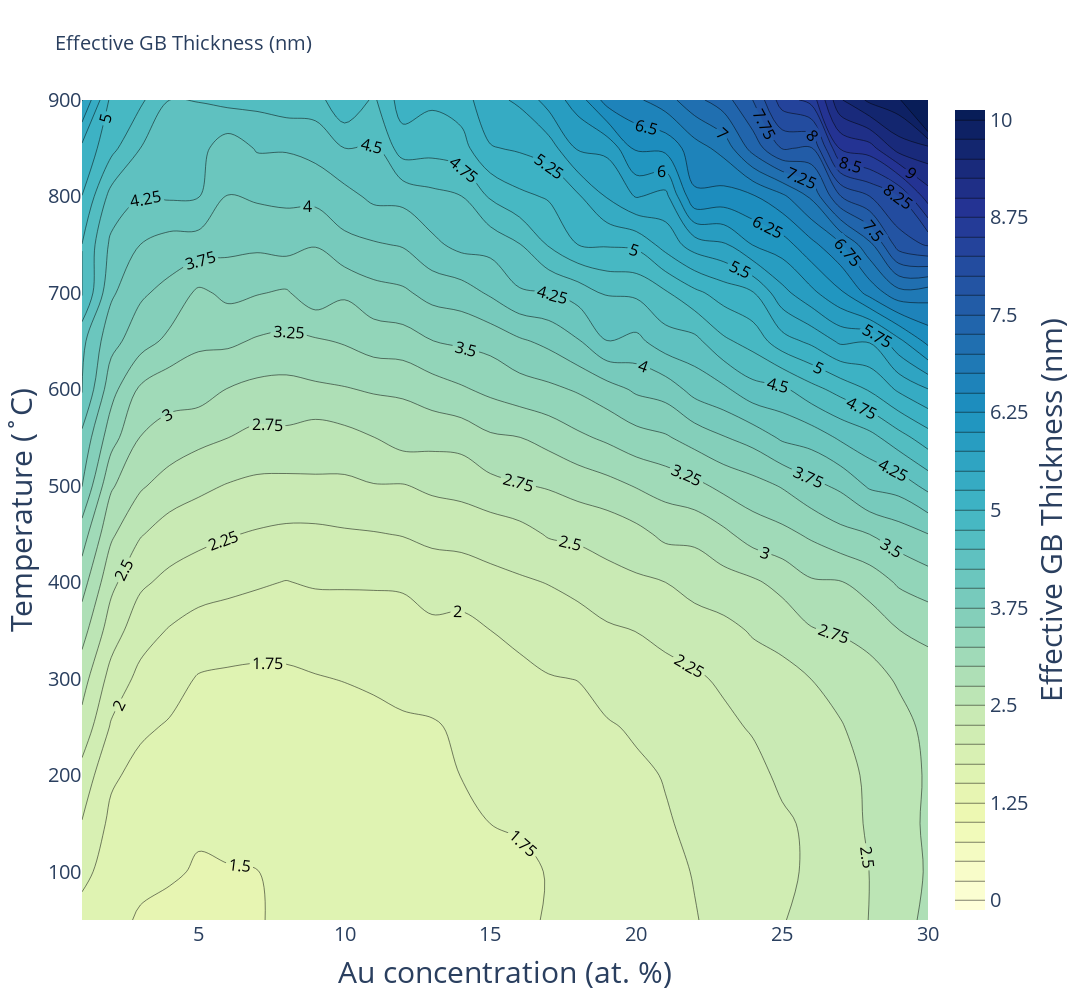

Notebook code cell kept with this figure:
### Markdown cell above
it makes sense that I need to multiply the total area by the grain boundary fraction

### Code cell
fig = go.FigureWidget(data =
    go.Contour(
        z=chunks(p_list,30),
        y=np.array(range (50,950,50)),
        x=np.array(range (1,31)),
        colorscale="ylgnbu",
         colorbar=dict(
             title='Effective GB Thickness (nm)',
             title_font_size=30,
             tickfont_size=20,
             titleside='right'
            )
        
        ,contours=dict(
            start=0,
            end=10,
            size=.25,
            showlabels = True, # show labels on contours
            labelfont = dict( # label font properties
                size = 16,
                color = 'black',
            )),
#             contours_coloring='heatmap'
    ))
fig.update_layout(title_text='Effective GB Thickness (nm)',
                 xaxis_title='Au concentration (at. %)',
                 yaxis_title='Temperature (˚C)',
                 title=dict(font_size=20))
fig.update_xaxes(title=dict(font_size=30),tickfont_size=20)
fig.update_yaxes(title=dict(font_size=30),tickfont_size=20)

fig.update_layout(
    autosize=False,
    width=1200,
    height=1000,
#     margin=dict(
#         l=50,
#         r=50,
#         b=100,
#         t=100,
#         pad=4
#     ),
#     paper_bgcolor="LightSteelBlue",
)

fig.show()

### Figure 1 — Plotly figure (JSON) as saved in the notebook; plotly's stock layout.template omitted (floating-point values rounded to 4 significant figures; data arrays with more than 128 entries replaced by an {"elided": "..."} marker saying what was removed)
{"data": [{"colorbar": {"tickfont": {"size": 20}, "title": {"font": {"size": 30}, "side": "right", "text": "Effective GB Thickness (nm)"}}, "colorscale": [[0, "rgb(255,255,217)"], [0.125, "rgb(237,248,177)"], [0.25, "rgb(199,233,180)"], [0.375, "rgb(127,205,187)"], [0.5, "rgb(65,182,196)"], [0.625, "rgb(29,145,192)"], [0.75, "rgb(34,94,168)"], [0.875, "rgb(37,52,148)"], [1, "rgb(8,29,88)"]], "contours": {"end": 10, "labelfont": {"color": "black", "size": 16}, "showlabels": true, "size": 0.25, "start": 0}, "type": "contour", "uid": "2c58d879-6afe-4272-9e57-1b50b039d515", "x": [1, 2, 3, 4, 5, 6, 7, 8, 9, 10, 11, 12, 13, 14, 15, 16, 17, 18, 19, 20, 21, 22, 23, 24, 25, 26, 27, 28, 29, 30], "y": [50, 100, 150, 200, 250, 300, 350, 400, 450, 500, 550, 600, 650, 700, 750, 800, 850, 900], "z": {"elided": "18x30 float values"}}], "layout": {"autosize": false, "height": 1000, "title": {"font": {"size": 20}, "text": "Effective GB Thickness (nm)"}, "width": 1200, "xaxis": {"autorange": true, "range": [1, 30], "tickfont": {"size": 20}, "title": {"font": {"size": 30}, "text": "Au concentration (at. %)"}, "type": "linear"}, "yaxis": {"autorange": true, "range": [50, 900], "tickfont": {"size": 20}, "title": {"font": {"size": 30}, "text": "Temperature (˚C)"}, "type": "linear"}}}
